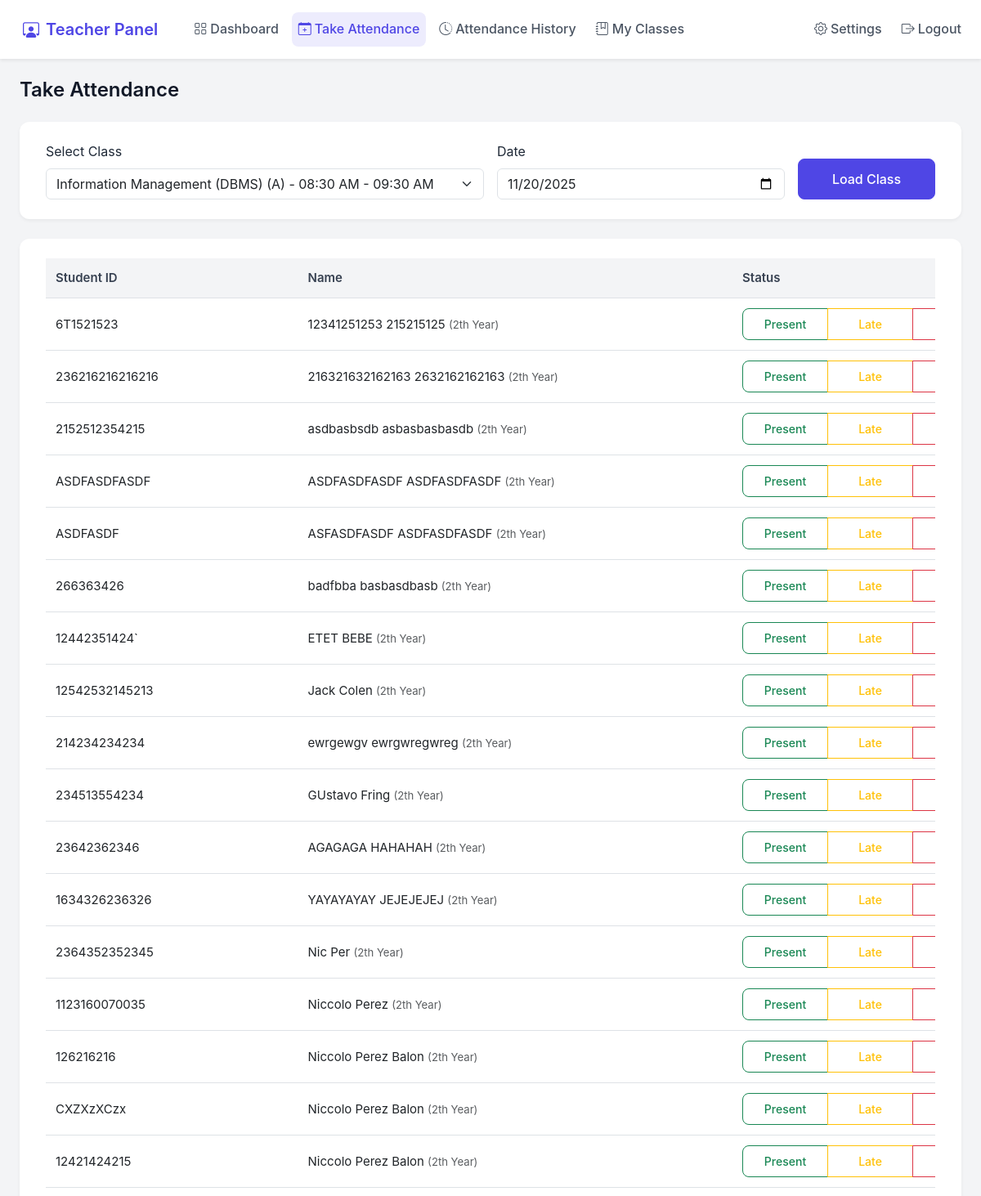
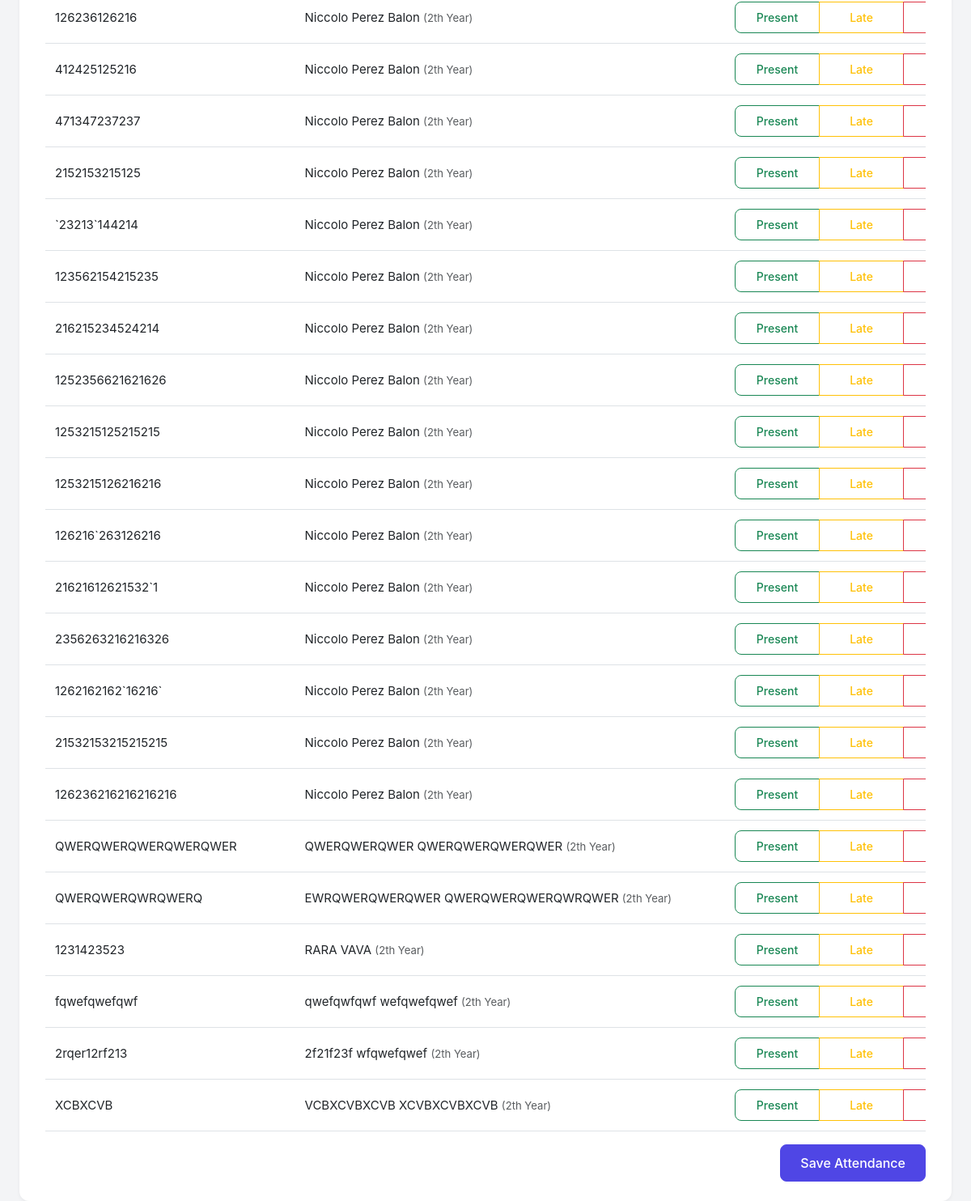
Screenshot of /teacher/attendance/take.php?class_id=7 (signed in) with the database file from the repository (2 pictures, top to bottom).
### tables this page shows
CREATE TABLE `student` (
  `Student_Id` varchar(255) NOT NULL,
  `first_name` varchar(255) DEFAULT NULL,
  `Last_name` varchar(255) DEFAULT NULL,
  `Email` varchar(255) DEFAULT NULL,
  `phone_number` varchar(255) DEFAULT NULL,
  `block_id` int(11) DEFAULT NULL,
  `year_level` int(11) DEFAULT NULL CHECK (`year_level` between 1 and 4)
);

### teacher/attendance/take.php (the view, shortened to what this page needs)
<?php
$conn = connectDB();
$teacher_id = $_SESSION['teacher_id'];
$classQuery = "SELECT c.Class_id,
               GROUP_CONCAT(DISTINCT cd.day_of_week) as scheduled_days,
               CONCAT(s.Subject_Name, ' (', b.block_name, ') - ',
                     TIME_FORMAT(c.start_time, '%h:%i %p'), ' - ',
                     TIME_FORMAT(c.end_time, '%h:%i %p')) as class_name,
               c.start_time,
               c.end_time
               FROM classes c
               INNER JOIN subject s ON c.Subject_id = s.Subject_id
               LEFT JOIN blocks b ON c.block_id = b.block_id
               INNER JOIN class_days cd ON c.Class_id = cd.class_id
               WHERE c.Teacher_id = ?
               GROUP BY c.Class_id";
$stmt = $conn->prepare($classQuery);
$stmt->bind_param("i", $teacher_id);
$stmt->execute();
$classes = $stmt->get_result();
$students = null;
if (isset($_GET['class_id'])) {
    $class_id = $_GET['class_id'];
    $date = isset($_GET['date']) ? $_GET['date'] : date('Y-m-d');
    $studentQuery = "SELECT s.*,
                           a.status as attendance_status,
                           b.block_name,
                           co.course_name,
                           s.year_level
                    FROM classes c
                    INNER JOIN blocks b ON c.block_id = b.block_id
                    INNER JOIN student s ON s.block_id = b.block_id
                    INNER JOIN courses co ON b.course_id = co.course_id
                    LEFT JOIN attendance a ON (
                        a.student_id = s.Student_Id
                        AND a.class_id = ?
                        AND a.date = ?
                    )
                    WHERE c.Class_id = ?
                    ORDER BY s.year_level, s.Last_name, s.first_name";
    $stmt = $conn->prepare($studentQuery);
    $stmt->bind_param("isi", $class_id, $date, $class_id);
    $stmt->execute();
    $students = $stmt->get_result();
}
?>
<!DOCTYPE html>
<html lang="en">
<head>
    <link href="https://cdn.jsdelivr.net/npm/bootstrap@5.3.0/dist/css/bootstrap.min.css" rel="stylesheet">
    <link href="/Beta_attendance_system/assets/css/main.css" rel="stylesheet">
    <link href="/Beta_attendance_system/assets/css/teacher-pages.css" rel="stylesheet">
</head>
<body>
    <?php include '../../app/includes/teacher_navbar.php'; ?>
    <div class="container mt-4">
        <h2 class="page-header">Take Attendance</h2>
        <div class="filter-card">
            <div class="card-body">
                <form method="GET" class="row g-3">
                    <div class="col-md-6">
                        <label for="class_id" class="form-label">Select Class</label>
                        <select class="form-select" name="class_id" required onchange="this.form.submit()">
                            <?php while ($class = $classes->fetch_assoc()): ?>
                                <option value="<?php echo $class['Class_id']; ?>"
                                    <?php echo (isset($_GET['class_id']) && $_GET['class_id'] == $class['Class_id']) ? 'selected' : ''; ?>>
                                    <?php echo htmlspecialchars($class['class_name']); ?>
                                </option>
                            <?php endwhile; ?>
                        </select>
                    </div>
                    <div class="col-md-4">
                        <label for="date" class="form-label">Date</label>
                        <input type="date" class="form-control" name="date"
                               value="<?php echo isset($_GET['date']) ? $_GET['date'] : date('Y-m-d'); ?>"
                               required>
                    </div>
                    <div class="col-md-2 d-flex align-items-end">
                        <button type="submit" class="btn btn-primary w-100">Load Class</button>
                    </div>
                </form>
            </div>
        </div>
        <?php if ($students && $students->num_rows > 0): ?>
        <form method="POST">
            <div class="content-card">
                <div class="card-body">
                    <div class="table-responsive">
                        <table class="table attendance-table">
                            <thead>
                                <tr>
                                    <th>Student ID</th>
                                    <th>Name</th>
                                    <th>Status</th>
                                </tr>
                            </thead>
                            <tbody>
                                <?php while ($student = $students->fetch_assoc()): ?>
                                <tr>
                                    <td><?php echo htmlspecialchars($student['Student_Id']); ?></td>
                                    <td>
                                        <?php echo htmlspecialchars($student['first_name'] . ' ' . $student['Last_name']); ?>
                                        <small class="text-muted">(<?php echo htmlspecialchars($student['year_level']); ?>th Year)</small>
                                    </td>
                                    <td>
                                        <div class="btn-group attendance-buttons" role="group">
                                            <label class="btn btn-outline-success"
                                                   for="present_<?php echo $student['Student_Id']; ?>">Present</label>
                                            <label class="btn btn-outline-warning"
                                                   for="late_<?php echo $student['Student_Id']; ?>">Late</label>
                                            <label class="btn btn-outline-danger"
                                                   for="absent_<?php echo $student['Student_Id']; ?>">Absent</label>
                                        </div>
                                    </td>
                                </tr>
                                <?php endwhile; ?>
                            </tbody>
                        </table>
                    </div>
                    <div class="text-end mt-3">
                        <button type="submit" name="submit_attendance" class="btn btn-primary">Save Attendance</button>
                    </div>
                </div>
            </div>
        </form>
        <?php elseif (isset($_GET['class_id'])): ?>
            <div class="alert alert-info">No students found in this class.</div>
        <?php endif; ?>
    </div>
</body>
</html>

### assets/css/main.css (style rules this page uses)
:root { --primary-color: #4f46e5; --secondary-color: #4338ca; --text-color: #1f2937; --light-bg: #f3f4f6; --white: #ffffff; --shadow: 0 4px 6px -1px rgba(0, 0, 0, 0.1); }
* { margin: 0; padding: 0; box-sizing: border-box; }
body { font-family: 'Inter', -apple-system, BlinkMacSystemFont, sans-serif; line-height: 1.6; color: var(--text-color); background-color: var(--light-bg); }
.container { width: 100%; max-width: 1600px; margin: 0 auto; padding: 0 1.5rem; }
.btn { padding: 0.75rem 1.5rem; font-weight: 500; border-radius: 0.5rem; transition: all 0.3s ease; }
.btn-primary { background-color: var(--primary-color); border-color: var(--primary-color); }

### assets/css/teacher-pages.css (style rules this page uses)
.page-header { font-size: 1.5rem; font-weight: 600; color: #111827; margin-bottom: 1.5rem; }
.filter-card { background: white; border: none; border-radius: 12px; box-shadow: 0 2px 4px rgba(0,0,0,0.05); margin-bottom: 1.5rem; max-width: 100%; width: 100%; }
.filter-card .card-body { padding: 1.5rem 2rem; }
.content-card { background: white; border: none; border-radius: 12px; box-shadow: 0 2px 4px rgba(0,0,0,0.05); width: 100%; margin: 0; }
.content-card .card-body { padding: 1.5rem 2rem; width: 100%; }
.content-card .table-responsive { width: 100%; margin: 0; padding: 0; overflow-x: auto; }
.content-card .table { width: 100%; margin-bottom: 0; font-size: 0.9375rem; }
.content-card .table th, .content-card .table td { padding: 0.75rem; white-space: nowrap; }
.content-card .table th:nth-child(1), .content-card .table td:nth-child(1) { width: 20%; }
.content-card .table th:nth-child(2), .content-card .table td:nth-child(2) { width: 18%; }
.content-card .table th:nth-child(3), .content-card .table td:nth-child(3) { width: 10%; }
.content-card .table th:last-child, .content-card .table td:last-child { width: 16%; text-align: left; white-space: nowrap; padding: 0.75rem; min-width: 160px; }
.content-card .table td:last-child .btn { padding: 0.5rem 1rem; font-size: 0.875rem; font-weight: 500; white-space: nowrap; min-width: 105px; text-align: center; }
.attendance-table th { background-color: #f3f4f6; font-weight: 600; color: #374151; }
.table td { position: relative; vertical-align: middle; padding: 0.75rem; }
.table td:last-child { min-width: 180px; width: auto; max-width: 200px; white-space: normal; }
.table-responsive { margin-bottom: 0; overflow-x: auto; -webkit-overflow-scrolling: touch; }
.content-card .btn-primary { background-color: #4f46e5; border-color: #4f46e5; padding: 0.625rem 1.5rem; font-weight: 500; border-radius: 8px; transition: all 0.2s; }

### assets/css/navbar.css (style rules this page uses)
:root { --navbar-bg: #ffffff; --navbar-shadow: 0 2px 4px rgba(0, 0, 0, 0.08); --navbar-link: #4b5563; --navbar-hover: #4f46e5; --navbar-active: #4f46e5; --admin-primary: #212529; --teacher-primary: #4f46e5; --dropdown-shadow: 0 4px 6px -1px rgba(0, 0, 0, 0.1); }

### rows the page displays
student: Student_Id "6T1521523", first_name+Last_name "12341251253 215215125", year_level "2"
student: Student_Id "236216216216216", first_name+Last_name "216321632162163 2632162162163", year_level "2"
student: Student_Id "2152512354215", first_name+Last_name "asdbasbsdb asbasbasbasdb", year_level "2"
student: Student_Id "ASDFASDFASDF", first_name+Last_name "ASDFASDFASDF ASDFASDFASDF", year_level "2"
student: Student_Id "ASDFASDF", first_name+Last_name "ASFASDFASDF ASDFASDFASDF", year_level "2"
student: Student_Id "266363426", first_name+Last_name "badfbba basbasdbasb", year_level "2"
student: Student_Id "12442351424`", first_name+Last_name "ETET BEBE", year_level "2"
student: Student_Id "12542532145213", first_name+Last_name "Jack Colen", year_level "2"
student: Student_Id "214234234234", first_name+Last_name "ewrgewgv ewrgwregwreg", year_level "2"
student: Student_Id "234513554234", first_name+Last_name "GUstavo Fring", year_level "2"
student: Student_Id "23642362346", first_name+Last_name "AGAGAGA HAHAHAH", year_level "2"
student: Student_Id "1634326236326", first_name+Last_name "YAYAYAYAY JEJEJEJEJ", year_level "2"
student: Student_Id "2364352352345", first_name+Last_name "Nic Per", year_level "2"
student: Student_Id "1123160070035", first_name+Last_name "Niccolo Perez", year_level "2"
student: Student_Id "126216216", first_name+Last_name "Niccolo Perez Balon", year_level "2"
student: Student_Id "CXZXzXCzx", first_name+Last_name "Niccolo Perez Balon", year_level "2"
student: Student_Id "12421424215", first_name+Last_name "Niccolo Perez Balon", year_level "2"
student: Student_Id "126236126216", first_name+Last_name "Niccolo Perez Balon", year_level "2"
student: Student_Id "412425125216", first_name+Last_name "Niccolo Perez Balon", year_level "2"
student: Student_Id "471347237237", first_name+Last_name "Niccolo Perez Balon", year_level "2"
student: Student_Id "2152153215125", first_name+Last_name "Niccolo Perez Balon", year_level "2"
student: Student_Id "`23213`144214", first_name+Last_name "Niccolo Perez Balon", year_level "2"
student: Student_Id "123562154215235", first_name+Last_name "Niccolo Perez Balon", year_level "2"
student: Student_Id "216215234524214", first_name+Last_name "Niccolo Perez Balon", year_level "2"
student: Student_Id "1252356621621626", first_name+Last_name "Niccolo Perez Balon", year_level "2"
student: Student_Id "1253215125215215", first_name+Last_name "Niccolo Perez Balon", year_level "2"
student: Student_Id "1253215126216216", first_name+Last_name "Niccolo Perez Balon", year_level "2"
student: Student_Id "126216`263126216", first_name+Last_name "Niccolo Perez Balon", year_level "2"
student: Student_Id "21621612621532`1", first_name+Last_name "Niccolo Perez Balon", year_level "2"
student: Student_Id "2356263216216326", first_name+Last_name "Niccolo Perez Balon", year_level "2"
student: Student_Id "1262162162`16216`", first_name+Last_name "Niccolo Perez Balon", year_level "2"
student: Student_Id "21532153215215215", first_name+Last_name "Niccolo Perez Balon", year_level "2"
student: Student_Id "126236216216216216", first_name+Last_name "Niccolo Perez Balon", year_level "2"
student: Student_Id "QWERQWERQWERQWERQWER", first_name+Last_name "QWERQWERQWER QWERQWERQWERQWER", year_level "2"
student: Student_Id "QWERQWERQWRQWERQ", first_name+Last_name "EWRQWERQWERQWER QWERQWERQWERQWRQWER", year_level "2"
student: Student_Id "1231423523", first_name+Last_name "RARA VAVA", year_level "2"
student: Student_Id "fqwefqwefqwf", first_name+Last_name "qwefqwfqwf wefqwefqwef", year_level "2"
student: Student_Id "2rqer12rf213", first_name+Last_name "2f21f23f wfqwefqwef", year_level "2"
student: Student_Id "XCBXCVB", first_name+Last_name "VCBXCVBXCVB XCVBXCVBXCVB", year_level "2"

### other values shown
form field class_id "Information Management (DBMS) (A) - 08:30 AM - 09:30 AM"
